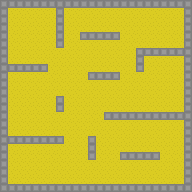

Tiled map render using the project's own tile images. Description and the whole map definition, tile-layer contents included, below:
An orthogonal 24x24 tile map with 8x8 px tiles, 1 tile layer (tiles), 2 tilesets and 5 objects.

<map version="1.5" tiledversion="1.6.0" orientation="orthogonal" renderorder="left-down" width="24" height="24" tilewidth="8" tileheight="8" infinite="0" nextlayerid="6" nextobjectid="17">
 <tileset firstgid="1" source="../tilesets/tiles.tsx" />
 <tileset firstgid="17" source="../tilesets/objects.tsx" />
 <layer id="1" name="tiles" width="24" height="24">
  <data encoding="csv">
2,2,2,2,2,2,2,2,2,2,2,2,2,2,2,2,2,2,2,2,2,2,2,2,
2,1,1,1,1,1,1,2,1,1,1,1,1,1,1,1,1,1,1,1,1,1,1,2,
2,1,1,1,1,1,1,2,1,1,1,1,1,1,1,1,1,1,1,1,1,1,1,2,
2,1,1,1,1,1,1,2,1,1,1,1,1,1,1,1,1,1,1,1,1,1,1,2,
2,1,1,1,1,1,1,2,1,1,2,2,2,2,2,1,1,1,1,1,1,1,1,2,
2,1,1,1,1,1,1,2,1,1,1,1,1,1,1,1,1,1,1,1,1,1,1,2,
2,1,1,1,1,1,1,1,1,1,1,1,1,1,1,1,1,2,2,2,2,2,2,2,
2,1,1,1,1,1,1,1,1,1,1,1,1,1,1,1,1,2,1,1,1,1,1,2,
2,2,2,2,2,2,1,1,1,1,1,1,1,1,1,1,1,2,1,1,1,1,1,2,
2,1,1,1,1,1,1,1,1,1,1,2,2,2,2,1,1,1,1,1,1,1,1,2,
2,1,1,1,1,1,1,1,1,1,1,1,1,1,1,1,1,1,1,1,1,1,1,2,
2,1,1,1,1,1,1,1,1,1,1,1,1,1,1,1,1,1,1,1,1,1,1,2,
2,1,1,1,1,1,1,2,1,1,1,1,1,1,1,1,1,1,1,1,1,1,1,2,
2,1,1,1,1,1,1,2,1,1,1,1,1,1,1,1,1,1,1,1,1,1,1,2,
2,1,1,1,1,1,1,1,1,1,1,1,1,2,2,2,2,2,2,2,2,2,2,2,
2,1,1,1,1,1,1,1,1,1,1,1,1,1,1,1,1,1,1,1,1,1,1,2,
2,1,1,1,1,1,1,1,1,1,1,1,1,1,1,1,1,1,1,1,1,1,1,2,
2,2,2,2,2,2,2,2,1,1,1,2,1,1,1,1,1,1,1,1,1,1,1,2,
2,1,1,1,1,1,1,1,1,1,1,2,1,1,1,1,1,1,1,1,1,1,1,2,
2,1,1,1,1,1,1,1,1,1,1,2,1,1,1,2,2,2,2,2,1,1,1,2,
2,1,1,1,1,1,1,1,1,1,1,1,1,1,1,1,1,1,1,1,1,1,1,2,
2,1,1,1,1,1,1,1,1,1,1,1,1,1,1,1,1,1,1,1,1,1,1,2,
2,1,1,1,1,1,1,1,1,1,1,1,1,1,1,1,1,1,1,1,1,1,1,2,
2,2,2,2,2,2,2,2,2,2,2,2,2,2,2,2,2,2,2,2,2,2,2,2
</data>
 </layer>
 <objectgroup id="5" name="objects">
  <object id="11" gid="17" x="21.4545" y="31.4546" width="8" height="8" />
  <object id="13" gid="18" x="168.405" y="12.6389" width="8" height="8" rotation="129.215" />
  <object id="14" gid="18" x="20.3275" y="171.108" width="8" height="8" rotation="338.435" />
  <object id="15" gid="18" x="167.455" y="77.8182" width="8" height="8" rotation="129.215" />
  <object id="16" gid="18" x="177.692" y="167.842" width="8" height="8" rotation="204.639" />
 </objectgroup>
</map>